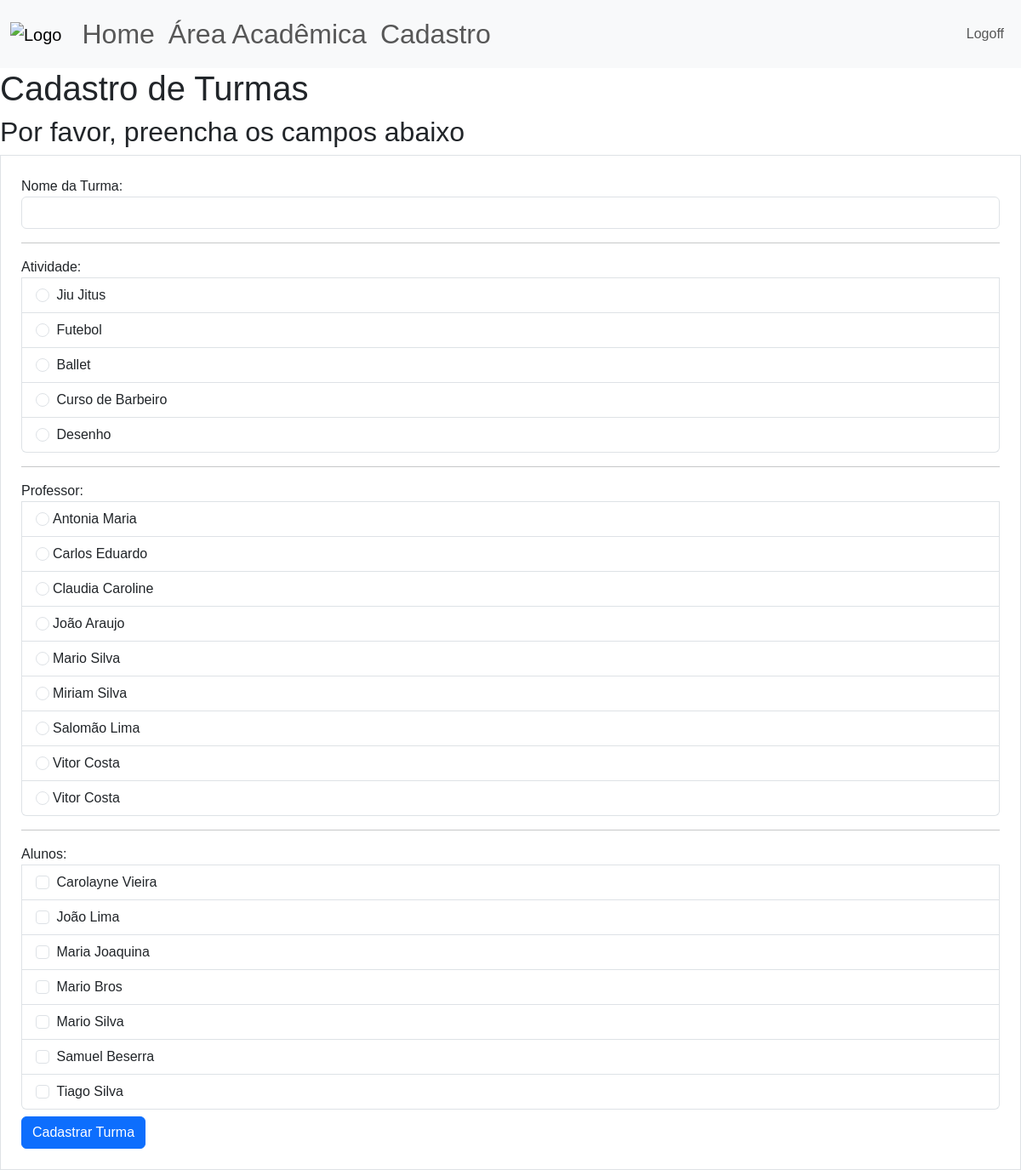
Screenshot of /cadastro/cad_turma (signed in) with the database file from the repository.
### site_verbo_amar/models.py (models this page shows)
class Atividade(database.Model):
    id = database.Column(database.Integer, primary_key=True)
    atividade = database.Column(database.String, nullable=False, unique=True)
    dias_aula = database.Column(database.String, nullable=False)

class Usuario(database.Model, UserMixin):
    id = database.Column(database.Integer, primary_key=True)
    username = database.Column(database.String, nullable=False)
    email = database.Column(database.String, nullable=False, unique=True)
    senha = database.Column(database.String, nullable=False)
    sexo = database.Column(database.String, nullable=False)
    adm = database.Column(database.String, nullable=False)
    professor = database.Column(database.String, nullable=False)
    data_aniversario = database.Column(database.DateTime, nullable=False)

class Aluno(database.Model):
    id = database.Column(database.Integer, primary_key=True)
    nome_completo = database.Column(database.String, nullable=False)
    cpf = database.Column(database.Integer, nullable=False)
    sexo = database.Column(database.String, nullable=False)
    nome_mae = database.Column(database.String, nullable=False)
    nome_pai = database.Column(database.String, nullable=False)
    data_aniversario = database.Column(database.DateTime, nullable=False)

### site_verbo_amar/routes.py (the view, shortened to what this page needs)
@app.route("/cadastro/cad_turma", methods=['GET','POST'])
@login_required
def cad_turma():
    form_cad_turma = FormTurma()
    atividades = carregar_atividades()
    professores = carregar_professores()
    alunos = carregar_alunos()
    return render_template('cad_turma.html',
                           form_cad_turma=form_cad_turma,
                           atividades=atividades,
                           professores=professores,
                           alunos=alunos)

### site_verbo_amar/forms.py
class FormTurma(FlaskForm):
    nome_turma = StringField("Nome da Turma:", validators=[DataRequired()])
    atividade = BooleanField("Atividade:", )
    professor = BooleanField("Professor:",)
    alunos = BooleanField("Alunos:", )
    botao_submit_turma = SubmitField("Cadastrar Turma")

### site_verbo_amar/models.py (called while the page is built)
@login_manager.user_loader
def load_user(id_usuario):
    return Usuario.query.get(int(id_usuario))

### site_verbo_amar/routes.py (called while the page is built)
def carregar_atividades():
    atividades = Atividade.query.order_by(Atividade.id.asc())
    return atividades

def carregar_professores():
    professores = Usuario.query.order_by(Usuario.username.asc())
    return professores

def carregar_alunos():
    alunos = Aluno.query.order_by(Aluno.nome_completo.asc())
    return alunos

### site_verbo_amar/templates/cad_turma.html (shortened to what this page needs)
{% extends 'base.html'%}
{% block body %}
<h1>Cadastro de Turmas</h1>
<h2>Por favor, preencha os campos abaixo</h2>
<div class="col">
  <form method="POST", action="" class="border p-4 mt-1">
    <fieldset>
      <div class="form-group">
        {{ form_cad_turma.nome_turma.label(class="form-control-label") }}
        {% if form_cad_turma.nome_turma.errors %}
          {{ form_cad_turma.nome_turma(class='form-control is-invalid')}}
      </div>
      <div class="invalid-feedback">
        {% for erro in form_cad_turma.nome_turma.errors %}
          {{erro}}
        {% endfor %}
      </div>
      {% else %}
        {{form_cad_turma.nome_turma(class="form-control")}}
      {% endif %}
    </fieldset>
    <hr>
    <ul class="list-group">
      {{form_cad_turma.atividade.label(class='form-control-label')}}
      {% for ativ in atividades %}
        <li class="list-group-item">
          <input class="form-check-input me-1" type="radio"
          name="atividade"
          value="{{ativ.atividade}}"
          id="{{ativ.atividade}}">
          <label class="form-check-label" for="{{ativ.atividade}}">{{ativ.atividade}}</label>
        </li>
      {% endfor %}
    </ul>
    <hr>
    <ul class="list-group">
      {{form_cad_turma.professor.label(class='form-control-label')}}
      {% for professor in professores %}
        <li class="list-group-item">
          <input class="form-check-input me-1" type="radio"
          name="professor"
          value="{{professor.username}}"
          id="{{professor.username}}>"
          <label class="form-check-label" for="{{professor.username}}">{{professor.username}}</label>
        </li>
      {% endfor %}
    </ul>
    <hr>
    <ul class="list-group">
      {{form_cad_turma.alunos.label(class='form-control-label')}}
      {% for aluno in alunos %}
        <li class="list-group-item">
          <input class="form-check-input me-1" type="checkbox"
          name="aluno"
          value="{{aluno.nome_completo}}" id="{{aluno.nome_completo}}">
          <label class="form-check-label" for="{{aluno.nome_completo}}">{{aluno.nome_completo}}</label>
        </li>
      {% endfor %}
    </ul>
    {{form_cad_turma.botao_submit_turma(class='btn btn-primary mt-2')}}
  </form>
</div>
{% endblock %}

### site_verbo_amar/static/main.css (style rules this page uses)
* { font-family:'Poppins', sans-serif; }

### rows the page displays
Atividade: atividade "Jiu Jitus"
Atividade: atividade "Futebol"
Atividade: atividade "Ballet"
Atividade: atividade "Curso de Barbeiro"
Atividade: atividade "Desenho"
Usuario: username "Antonia Maria"
Usuario: username "Carlos Eduardo"
Usuario: username "Claudia Caroline"
Usuario: username "João Araujo"
Usuario: username "Mario Silva"
Usuario: username "Miriam Silva"
Usuario: username "Salomão Lima"
Usuario: username "Vitor Costa"
Usuario: username "Vitor Costa"
Aluno: nome_completo "Carolayne Vieira"
Aluno: nome_completo "João Lima"
Aluno: nome_completo "Maria Joaquina"
Aluno: nome_completo "Mario Bros"
Aluno: nome_completo "Mario Silva"
Aluno: nome_completo "Samuel Beserra"
Aluno: nome_completo "Tiago Silva"
